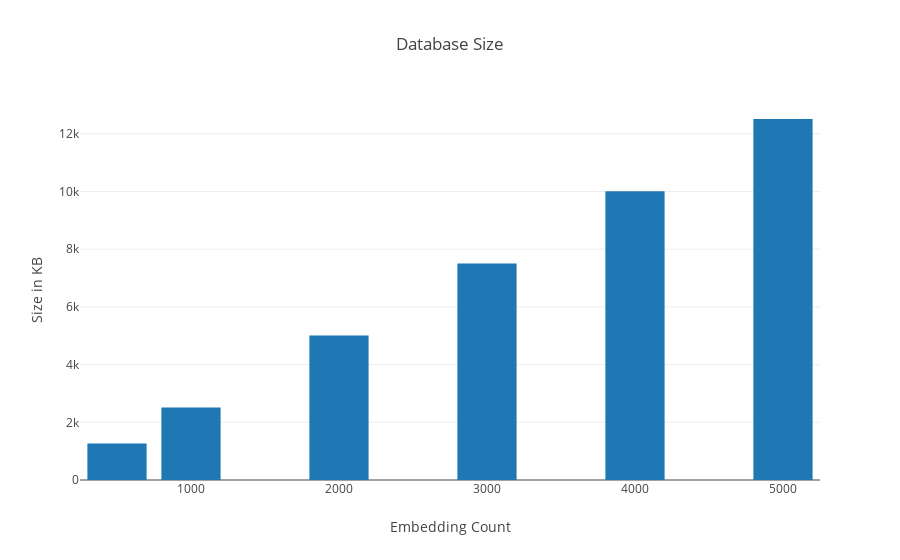

Notebook code for this chart:
### Code cell
# DB Size
plotly.offline.init_notebook_mode(connected=True)
trace = plotly.graph_objs.Bar(
    x = counts,
    y = db_sizes
)
layout = plotly.graph_objs.Layout(title="Database Size",
                yaxis=dict(title='Size in KB'),
                xaxis=dict(title='Embedding Count'))
data = [trace]
fig = plotly.graph_objs.Figure(data=data, layout=layout)
plotly.offline.iplot(fig, filename='jupyter-bar-size')

### Figure 1 — Plotly figure (JSON) as saved in the notebook; plotly's stock layout.template omitted (floating-point values rounded to 4 significant figures)
{"data": [{"type": "bar", "uid": "1ed6e4de-af8a-11e8-8bf3-94b86d86a98e", "x": [500, 1000, 2000, 3000, 4000, 5000], "y": ["1264", "2512", "5012", "7508", "10008", "12512"]}], "layout": {"title": "Database Size", "xaxis": {"title": "Embedding Count"}, "yaxis": {"title": "Size in KB"}}}
